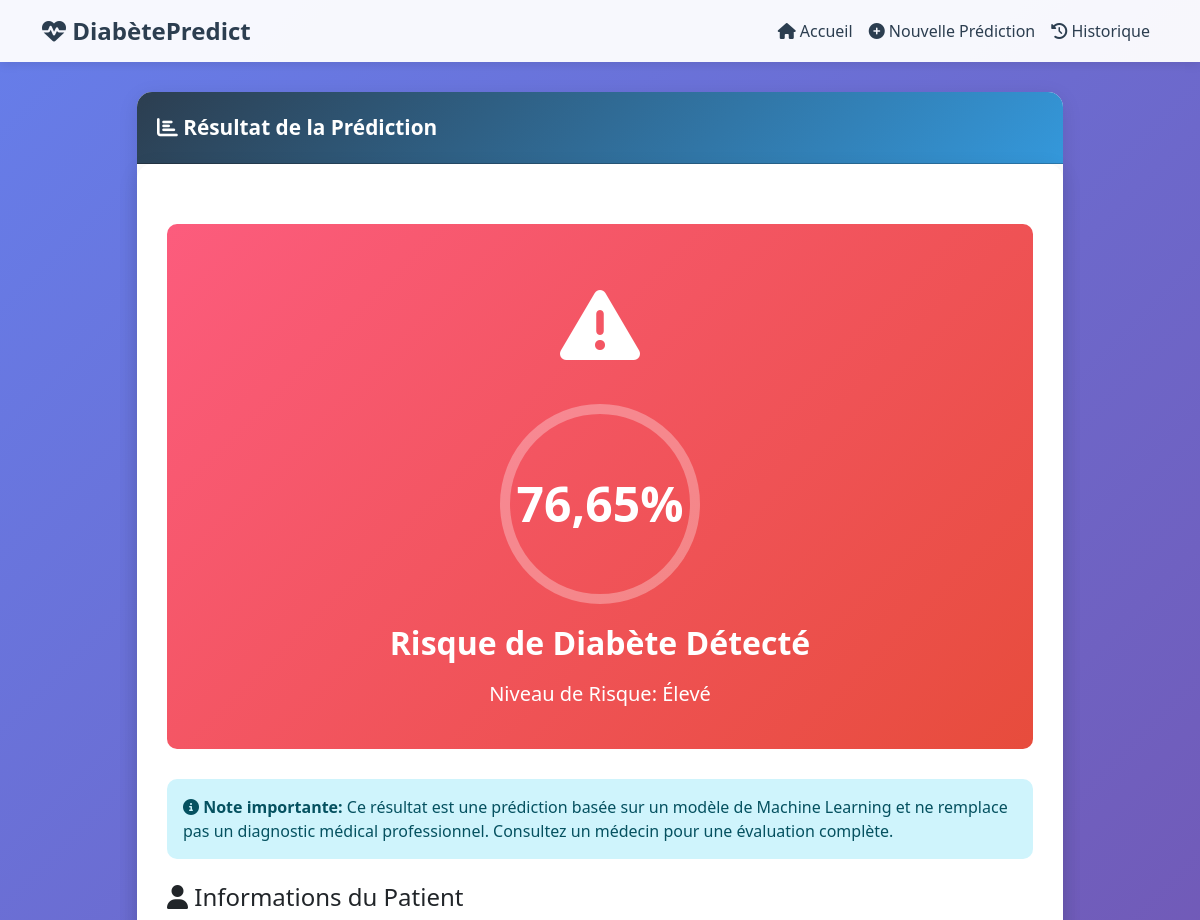
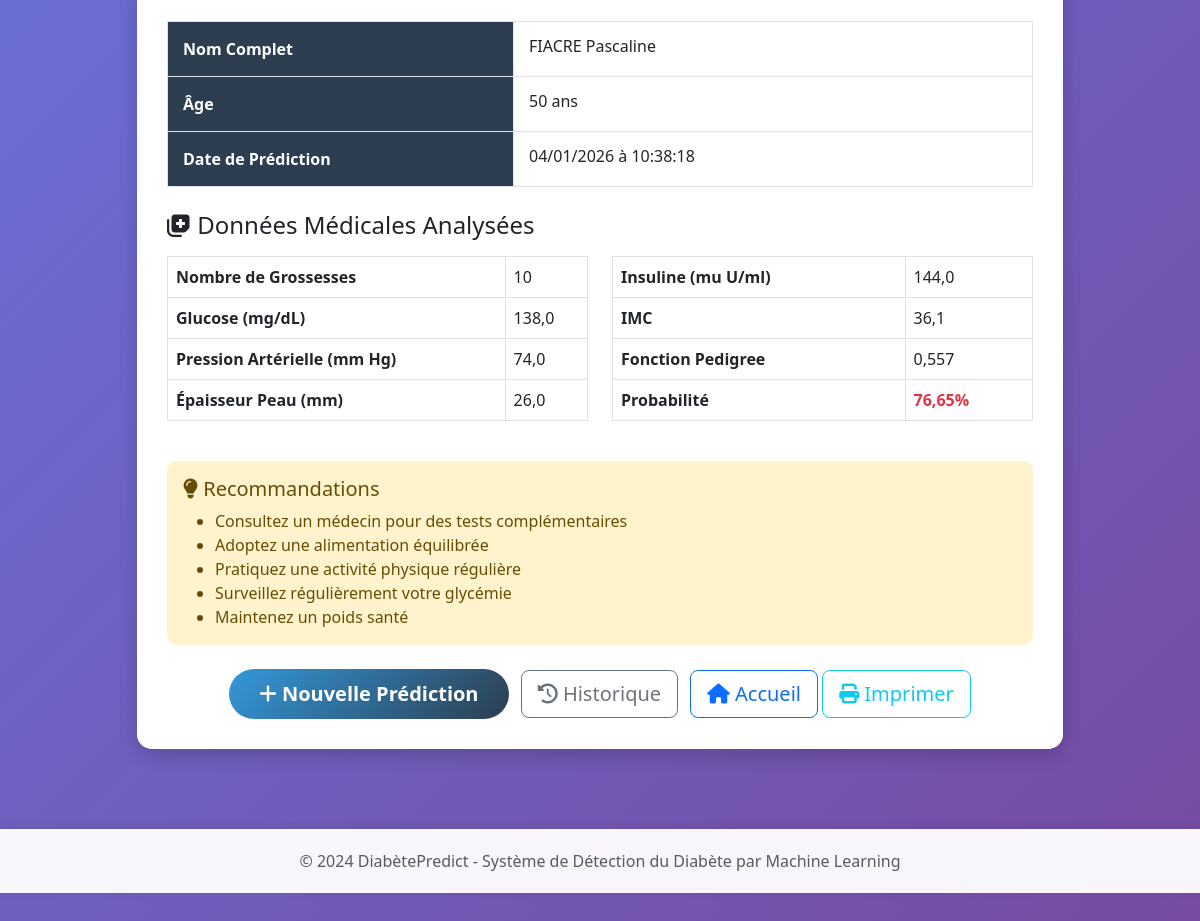
The app's page /result/1/ with its own data (2 pictures, top to bottom).
### predictor/models.py (models this page shows, shortened)
class Patient(models.Model):
    nom = models.CharField(max_length=100, verbose_name="Nom")
    prenom = models.CharField(max_length=100, verbose_name="Prénom")
    age = models.IntegerField(validators=[MinValueValidator(1), MaxValueValidator(120)], verbose_name="Âge")
    pregnancies = models.IntegerField(
        validators=[MinValueValidator(0), MaxValueValidator(20)],
        verbose_name="Nombre de grossesses",
        help_text="Nombre de fois enceinte"
    )
    glucose = models.FloatField(
        validators=[MinValueValidator(0), MaxValueValidator(300)],
        verbose_name="Glucose",
        help_text="Concentration de glucose plasmatique (mg/dL)"
    )
    blood_pressure = models.FloatField(
        validators=[MinValueValidator(0), MaxValueValidator(200)],
        verbose_name="Pression artérielle",
        help_text="Pression artérielle diastolique (mm Hg)"
    )
    skin_thickness = models.FloatField(
        validators=[MinValueValidator(0), MaxValueValidator(100)],
        verbose_name="Épaisseur de la peau",
        help_text="Épaisseur du pli cutané du triceps (mm)"
    )
    insulin = models.FloatField(
        validators=[MinValueValidator(0), MaxValueValidator(900)],
        verbose_name="Insuline",
        help_text="Insuline sérique à 2 heures (mu U/ml)"
    )
    bmi = models.FloatField(
        validators=[MinValueValidator(0), MaxValueValidator(70)],
        verbose_name="IMC",
        help_text="Indice de masse corporelle (poids en kg/(taille en m)^2)"
    )
    diabetes_pedigree = models.FloatField(
        validators=[MinValueValidator(0), MaxValueValidator(3)],
        verbose_name="Fonction de pedigree",
        help_text="Fonction de pedigree du diabète"
    )
    prediction = models.BooleanField(default=False, verbose_name="Prédiction diabète")
    probability = models.FloatField(default=0.0, verbose_name="Probabilité (%)")
    date_prediction = models.DateTimeField(auto_now_add=True, verbose_name="Date de prédiction")
    class Meta:
        verbose_name = "Patient"
        verbose_name_plural = "Patients"
        ordering = ['-date_prediction']
    def get_risk_level(self):
        if self.probability < 30:
            return "Faible"
        elif self.probability < 60:
            return "Modéré"
        else:
            return "Élevé"
    def get_risk_color(self):
        if self.probability < 30:
            return "success"
        elif self.probability < 60:
            return "warning"
        else:
            return "danger"

### predictor/views.py (the view)
# urls.py: path('result/<int:patient_id>/', views.result, name='result'),
def result(request, patient_id):
    patient = get_object_or_404(Patient, id=patient_id)
    context = {
        'patient': patient,
    }
    return render(request, 'predictor/result.html', context)

### predictor/templates/predictor/result.html (shortened to what this page needs)
{% extends 'predictor/base.html' %}
{% block content %}
<div class="row justify-content-center">
    <div class="col-lg-10">
        <div class="card">
            <div class="card-header">
                <i class="fas fa-chart-bar"></i> Résultat de la Prédiction
            </div>
            <div class="card-body result-card">
                <div class="prediction-result {% if patient.prediction %}positive{% else %}negative{% endif %}">
                    <div class="prediction-icon">
                        {% if patient.prediction %}
                            <i class="fas fa-exclamation-triangle text-white"></i>
                        {% else %}
                            <i class="fas fa-check-circle text-white"></i>
                        {% endif %}
                    </div>
                    <div class="probability-circle">
                        <div class="probability-value">{{ patient.probability }}%</div>
                    </div>
                    <h2 class="text-white fw-bold mb-3">
                        {% if patient.prediction %}
                            Risque de Diabète Détecté
                        {% else %}
                            Pas de Diabète Détecté
                        {% endif %}
                    </h2>
                    <p class="text-white lead mb-0">
                        Niveau de Risque: <strong>{{ patient.get_risk_level }}</strong>
                    </p>
                </div>
                <div class="alert alert-info" role="alert">
                    <i class="fas fa-info-circle"></i>
                    <strong>Note importante:</strong> Ce résultat est une prédiction basée sur un modèle de Machine Learning
                    et ne remplace pas un diagnostic médical professionnel. Consultez un médecin pour une évaluation complète.
                </div>
                <h4 class="mt-4 mb-3">
                    <i class="fas fa-user"></i> Informations du Patient
                </h4>
                <table class="table table-bordered info-table">
                    <tbody>
                        <tr>
                            <th style="width: 40%;">Nom Complet</th>
                            <td>{{ patient.nom }} {{ patient.prenom }}</td>
                        </tr>
                        <tr>
                            <th>Âge</th>
                            <td>{{ patient.age }} ans</td>
                        </tr>
                        <tr>
                            <th>Date de Prédiction</th>
                            <td>{{ patient.date_prediction|date:"d/m/Y à H:i:s" }}</td>
                        </tr>
                    </tbody>
                </table>
                <h4 class="mt-4 mb-3">
                    <i class="fas fa-notes-medical"></i> Données Médicales Analysées
                </h4>
                <div class="row">
                    <div class="col-md-6">
                        <table class="table table-bordered">
                            <tbody>
                                <tr>
                                    <th>Nombre de Grossesses</th>
                                    <td>{{ patient.pregnancies }}</td>
                                </tr>
                                <tr>
                                    <th>Glucose (mg/dL)</th>
                                    <td>{{ patient.glucose }}</td>
                                </tr>
                                <tr>
                                    <th>Pression Artérielle (mm Hg)</th>
                                    <td>{{ patient.blood_pressure }}</td>
                                </tr>
                                <tr>
                                    <th>Épaisseur Peau (mm)</th>
                                    <td>{{ patient.skin_thickness }}</td>
                                </tr>
                            </tbody>
                        </table>
                    </div>
                    <div class="col-md-6">
                        <table class="table table-bordered">
                            <tbody>
                                <tr>
                                    <th>Insuline (mu U/ml)</th>
                                    <td>{{ patient.insulin }}</td>
                                </tr>
                                <tr>
                                    <th>IMC</th>
                                    <td>{{ patient.bmi }}</td>
                                </tr>
                                <tr>
                                    <th>Fonction Pedigree</th>
                                    <td>{{ patient.diabetes_pedigree }}</td>
                                </tr>
                                <tr>
                                    <th>Probabilité</th>
                                    <td>
                                        <strong class="text-{{ patient.get_risk_color }}">
                                            {{ patient.probability }}%
                                        </strong>
                                    </td>
                                </tr>
                            </tbody>
                        </table>
                    </div>
                </div>
                {% if patient.prediction %}
                <div class="alert alert-warning mt-4" role="alert">
                    <h5 class="alert-heading">
                        <i class="fas fa-lightbulb"></i> Recommandations
                    </h5>
                    <ul class="mb-0">
                        <li>Consultez un médecin pour des tests complémentaires</li>
                        <li>Adoptez une alimentation équilibrée</li>
                        <li>Pratiquez une activité physique régulière</li>
                        <li>Surveillez régulièrement votre glycémie</li>
                        <li>Maintenez un poids santé</li>
                    </ul>
                </div>
                {% endif %}
                <div class="text-center mt-4">
                    <a href="{% url 'predict' %}" class="btn btn-primary btn-lg me-2">
                        <i class="fas fa-plus"></i> Nouvelle Prédiction
                    </a>
                    <a href="{% url 'history' %}" class="btn btn-outline-secondary btn-lg me-2">
                        <i class="fas fa-history"></i> Historique
                    </a>
                    <a href="{% url 'index' %}" class="btn btn-outline-primary btn-lg">
                        <i class="fas fa-home"></i> Accueil
                    </a>
                    <button onclick="window.print()" class="btn btn-outline-info btn-lg">
                        <i class="fas fa-print"></i> Imprimer
                    </button>
                </div>
            </div>
        </div>
    </div>
</div>
{% endblock %}

### predictor/templates/predictor/base.html (shortened to what this page needs)
<!DOCTYPE html>
<html lang="fr">
<head>
    <link href="https://cdn.jsdelivr.net/npm/bootstrap@5.3.0/dist/css/bootstrap.min.css" rel="stylesheet">
    <link rel="stylesheet" href="https://cdnjs.cloudflare.com/ajax/libs/font-awesome/6.4.0/css/all.min.css">
</head>
<body>
    <nav class="navbar navbar-expand-lg navbar-light">
        <div class="container">
            <a class="navbar-brand" href="{% url 'index' %}">
                <i class="fas fa-heartbeat"></i> DiabètePredict
            </a>
            <div class="collapse navbar-collapse" id="navbarNav">
                <ul class="navbar-nav ms-auto">
                    <li class="nav-item">
                        <a class="nav-link" href="{% url 'index' %}">
                            <i class="fas fa-home"></i> Accueil
                        </a>
                    </li>
                    <li class="nav-item">
                        <a class="nav-link" href="{% url 'predict' %}">
                            <i class="fas fa-plus-circle"></i> Nouvelle Prédiction
                        </a>
                    </li>
                    <li class="nav-item">
                        <a class="nav-link" href="{% url 'history' %}">
                            <i class="fas fa-history"></i> Historique
                        </a>
                    </li>
                </ul>
            </div>
        </div>
    </nav>
    <div class="container main-container">
        {% block content %}{% endblock %}
    </div>
    <footer class="text-center">
        <div class="container">
            <p class="mb-0 text-muted">
                &copy; 2024 DiabètePredict - Système de Détection du Diabète par Machine Learning
            </p>
        </div>
    </footer>
</body>
</html>

### predictor/templates/predictor/base.html (style rules this page uses)
:root { --primary-color: #2c3e50; --secondary-color: #3498db; --success-color: #27ae60; --danger-color: #e74c3c; --warning-color: #f39c12; }
body { font-family: 'Segoe UI', Tahoma, Geneva, Verdana, sans-serif; background: linear-gradient(135deg, #667eea 0%, #764ba2 100%); min-height: 100vh; padding-bottom: 50px; }
.navbar { background: rgba(255, 255, 255, 0.95) !important; box-shadow: 0 2px 10px rgba(0,0,0,0.1); }
.navbar-brand { font-weight: bold; color: var(--primary-color) !important; font-size: 1.5rem; }
.nav-link { color: var(--primary-color) !important; font-weight: 500; transition: color 0.3s; }
.main-container { margin-top: 30px; }
.card { border: none; border-radius: 15px; box-shadow: 0 5px 20px rgba(0,0,0,0.1); margin-bottom: 30px; }
.card-header { background: linear-gradient(135deg, var(--primary-color) 0%, var(--secondary-color) 100%); color: white; border-radius: 15px 15px 0 0 !important; padding: 20px; font-size: 1.3rem; font-weight: bold; }
.btn-primary { background: linear-gradient(135deg, var(--secondary-color) 0%, var(--primary-color) 100%); border: none; padding: 10px 30px; border-radius: 25px; font-weight: 600; transition: transform 0.3s; }
.alert { border-radius: 10px; border: none; }
footer { background: rgba(255, 255, 255, 0.95); padding: 20px 0; margin-top: 50px; box-shadow: 0 -2px 10px rgba(0,0,0,0.1); }

### predictor/templates/predictor/result.html (style rules this page uses)
.result-card { background: white; border-radius: 15px; padding: 30px; box-shadow: 0 5px 20px rgba(0,0,0,0.1); }
.prediction-result { text-align: center; padding: 40px 20px; border-radius: 10px; margin: 30px 0; }
.prediction-result.positive { background: linear-gradient(135deg, #fc5c7d 0%, #e74c3c 100%); }
.prediction-icon { font-size: 5rem; margin-bottom: 20px; animation: pulse 2s infinite; }
.probability-circle { width: 200px; height: 200px; border-radius: 50%; display: flex; align-items: center; justify-content: center; margin: 0 auto 20px; border: 10px solid rgba(255,255,255,0.3); }
.probability-value { font-size: 3rem; font-weight: bold; color: white; }
.info-table { margin-top: 30px; }
.info-table th { background-color: var(--primary-color); color: white; padding: 15px; }
.info-table td { padding: 12px 15px; }

### records on screen
Patient: probability "76,65", get_risk_level "Élevé", nom "FIACRE", prenom "Pascaline", age "50", date_prediction "04/01/2026 à 10:38:18", pregnancies "10", glucose "138,0", blood_pressure "74,0", skin_thickness "26,0", insulin "144,0", bmi "36,1", diabetes_pedigree "0,557"
